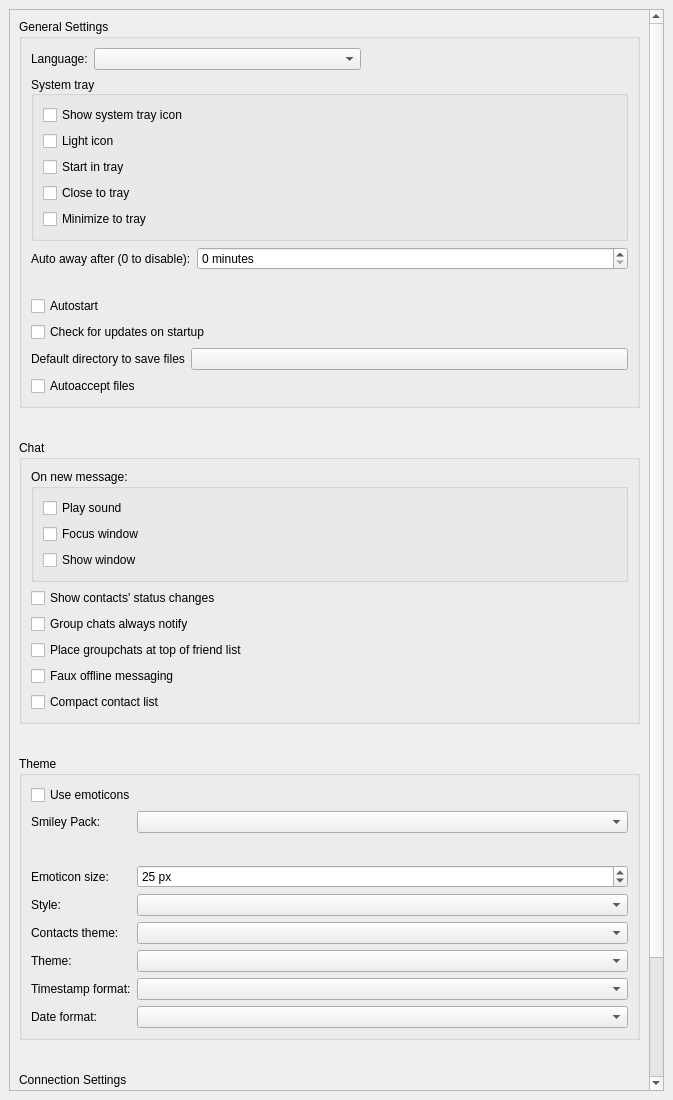
<?xml version="1.0" encoding="UTF-8"?>
<ui version="4.0">
 <class>GeneralSettings</class>
 <widget class="QWidget" name="GeneralSettings">
  <property name="geometry">
   <rect>
    <x>0</x>
    <y>0</y>
    <width>673</width>
    <height>1100</height>
   </rect>
  </property>
  <property name="windowTitle">
   <string notr="true">Form</string>
  </property>
  <layout class="QVBoxLayout" name="verticalLayout_2">
   <property name="leftMargin">
    <number>9</number>
   </property>
   <property name="topMargin">
    <number>9</number>
   </property>
   <property name="rightMargin">
    <number>9</number>
   </property>
   <property name="bottomMargin">
    <number>9</number>
   </property>
   <item>
    <widget class="VerticalOnlyScroller" name="scrollArea">
     <property name="widgetResizable">
      <bool>true</bool>
     </property>
     <property name="alignment">
      <set>Qt::AlignLeading|Qt::AlignLeft|Qt::AlignTop</set>
     </property>
     <widget class="QWidget" name="scrollAreaWidgetContents">
      <property name="geometry">
       <rect>
        <x>0</x>
        <y>-282</y>
        <width>639</width>
        <height>1362</height>
       </rect>
      </property>
      <layout class="QVBoxLayout" name="verticalLayout_4" stretch="0,0,0,1">
       <property name="spacing">
        <number>32</number>
       </property>
       <property name="topMargin">
        <number>9</number>
       </property>
       <item alignment="Qt::AlignTop">
        <widget class="QGroupBox" name="generalGroup">
         <property name="title">
          <string>General Settings</string>
         </property>
         <layout class="QVBoxLayout" name="verticalLayout_3">
          <item>
           <layout class="QHBoxLayout" name="generalLayout">
            <item>
             <widget class="QLabel" name="transLabel">
              <property name="toolTip">
               <string>The translation may not load until qTox restarts.</string>
              </property>
              <property name="text">
               <string>Language:</string>
              </property>
             </widget>
            </item>
            <item>
             <widget class="QComboBox" name="transComboBox">
              <property name="sizePolicy">
               <sizepolicy hsizetype="Expanding" vsizetype="Fixed">
                <horstretch>0</horstretch>
                <verstretch>0</verstretch>
               </sizepolicy>
              </property>
              <property name="toolTip">
               <string>The translation may not load until qTox restarts.</string>
              </property>
             </widget>
            </item>
            <item>
             <spacer name="generalSpacer">
              <property name="orientation">
               <enum>Qt::Horizontal</enum>
              </property>
              <property name="sizeHint" stdset="0">
               <size>
                <width>40</width>
                <height>20</height>
               </size>
              </property>
             </spacer>
            </item>
           </layout>
          </item>
          <item>
           <widget class="QGroupBox" name="trayGroup">
            <property name="title">
             <string>System tray</string>
            </property>
            <property name="alignment">
             <set>Qt::AlignLeading|Qt::AlignLeft|Qt::AlignVCenter</set>
            </property>
            <layout class="QHBoxLayout" name="horizontalLayout_2">
             <item>
              <layout class="QVBoxLayout" name="trayOptionsLayout">
               <item>
                <widget class="QCheckBox" name="showSystemTray">
                 <property name="mouseTracking">
                  <bool>false</bool>
                 </property>
                 <property name="focusPolicy">
                  <enum>Qt::NoFocus</enum>
                 </property>
                 <property name="autoFillBackground">
                  <bool>false</bool>
                 </property>
                 <property name="text">
                  <string>Show system tray icon</string>
                 </property>
                </widget>
               </item>
               <item>
                <widget class="QCheckBox" name="lightTrayIcon">
                 <property name="toolTip">
                  <string comment="toolTip for light icon setting">Enable light tray icon.</string>
                 </property>
                 <property name="text">
                  <string>Light icon</string>
                 </property>
                </widget>
               </item>
               <item>
                <widget class="QCheckBox" name="startInTray">
                 <property name="sizePolicy">
                  <sizepolicy hsizetype="Fixed" vsizetype="Fixed">
                   <horstretch>0</horstretch>
                   <verstretch>0</verstretch>
                  </sizepolicy>
                 </property>
                 <property name="toolTip">
                  <string comment="toolTip for Start in tray setting">qTox will start minimized in tray.</string>
                 </property>
                 <property name="text">
                  <string>Start in tray</string>
                 </property>
                </widget>
               </item>
               <item>
                <widget class="QCheckBox" name="closeToTray">
                 <property name="sizePolicy">
                  <sizepolicy hsizetype="Fixed" vsizetype="Fixed">
                   <horstretch>0</horstretch>
                   <verstretch>0</verstretch>
                  </sizepolicy>
                 </property>
                 <property name="toolTip">
                  <string comment="toolTip for close to tray setting">After pressing close (X) qTox will minimize to tray,
instead of closing itself.</string>
                 </property>
                 <property name="text">
                  <string>Close to tray</string>
                 </property>
                </widget>
               </item>
               <item>
                <widget class="QCheckBox" name="minimizeToTray">
                 <property name="sizePolicy">
                  <sizepolicy hsizetype="Fixed" vsizetype="Fixed">
                   <horstretch>0</horstretch>
                   <verstretch>0</verstretch>
                  </sizepolicy>
                 </property>
                 <property name="toolTip">
                  <string comment="toolTip for minimize to tray setting">After pressing minimize (_) qTox will minimize itself to tray,
instead of system taskbar.</string>
                 </property>
                 <property name="text">
                  <string>Minimize to tray</string>
                 </property>
                </widget>
               </item>
              </layout>
             </item>
             <item>
              <spacer name="horizontalSpacer">
               <property name="orientation">
                <enum>Qt::Horizontal</enum>
               </property>
               <property name="sizeHint" stdset="0">
                <size>
                 <width>40</width>
                 <height>20</height>
                </size>
               </property>
              </spacer>
             </item>
            </layout>
           </widget>
          </item>
          <item>
           <layout class="QHBoxLayout" name="autoAwayLayout">
            <item>
             <widget class="QLabel" name="autoAwayLabel">
              <property name="toolTip">
               <string>Your status is changed to Away after set period of inactivity.</string>
              </property>
              <property name="layoutDirection">
               <enum>Qt::LeftToRight</enum>
              </property>
              <property name="text">
               <string>Auto away after (0 to disable):</string>
              </property>
             </widget>
            </item>
            <item>
             <widget class="QSpinBox" name="autoAwaySpinBox">
              <property name="sizePolicy">
               <sizepolicy hsizetype="Expanding" vsizetype="Fixed">
                <horstretch>0</horstretch>
                <verstretch>0</verstretch>
               </sizepolicy>
              </property>
              <property name="toolTip">
               <string>Set to 0 to disable</string>
              </property>
              <property name="showGroupSeparator" stdset="0">
               <bool>true</bool>
              </property>
              <property name="suffix">
               <string> minutes</string>
              </property>
              <property name="minimum">
               <number>0</number>
              </property>
              <property name="maximum">
               <number>2147483647</number>
              </property>
             </widget>
            </item>
           </layout>
          </item>
          <item>
           <layout class="QVBoxLayout" name="startupLayout">
            <item>
             <widget class="QLabel" name="label_2">
              <property name="text">
               <string/>
              </property>
             </widget>
            </item>
            <item>
             <widget class="QCheckBox" name="cbAutorun">
              <property name="toolTip">
               <string>&lt;html&gt;&lt;head/&gt;&lt;body&gt;&lt;p&gt;Start qTox on operating system startup (current profile).&lt;/p&gt;&lt;/body&gt;&lt;/html&gt;</string>
              </property>
              <property name="text">
               <string>Autostart</string>
              </property>
             </widget>
            </item>
            <item>
             <widget class="QCheckBox" name="checkUpdates">
              <property name="text">
               <string>Check for updates on startup</string>
              </property>
             </widget>
            </item>
           </layout>
          </item>
          <item>
           <layout class="QFormLayout" name="formLayout_2">
            <property name="leftMargin">
             <number>0</number>
            </property>
            <item row="2" column="1">
             <widget class="QPushButton" name="autoSaveFilesDir">
              <property name="sizePolicy">
               <sizepolicy hsizetype="Expanding" vsizetype="Fixed">
                <horstretch>0</horstretch>
                <verstretch>0</verstretch>
               </sizepolicy>
              </property>
              <property name="toolTip">
               <string>Set where files will be saved.</string>
              </property>
             </widget>
            </item>
            <item row="2" column="0">
             <widget class="QLabel" name="label">
              <property name="text">
               <string>Default directory to save files</string>
              </property>
             </widget>
            </item>
            <item row="3" column="0">
             <widget class="QCheckBox" name="autoacceptFiles">
              <property name="toolTip">
               <string comment="autoaccept cb tooltip">You can set this on a per-friend basis by right clicking them.</string>
              </property>
              <property name="text">
               <string>Autoaccept files</string>
              </property>
             </widget>
            </item>
           </layout>
          </item>
         </layout>
        </widget>
       </item>
       <item>
        <widget class="QGroupBox" name="chatGroupBox">
         <property name="title">
          <string>Chat</string>
         </property>
         <layout class="QVBoxLayout" name="verticalLayout_7">
          <item>
           <layout class="QVBoxLayout" name="newMessagesLayout">
            <property name="topMargin">
             <number>0</number>
            </property>
            <item>
             <widget class="QGroupBox" name="newMessages">
              <property name="title">
               <string>On new message:</string>
              </property>
              <layout class="QVBoxLayout" name="verticalLayout_10">
               <item>
                <widget class="QCheckBox" name="notifySound">
                 <property name="toolTip">
                  <string comment="toolTip for Notify sound setting">Play a sound when you recieve message.</string>
                 </property>
                 <property name="text">
                  <string>Play sound</string>
                 </property>
                </widget>
               </item>
               <item>
                <widget class="QCheckBox" name="showInFront">
                 <property name="toolTip">
                  <string comment="toolTip for Focus window setting">Focus qTox when you receive message.</string>
                 </property>
                 <property name="text">
                  <string>Focus window</string>
                 </property>
                </widget>
               </item>
               <item>
                <widget class="QCheckBox" name="showWindow">
                 <property name="toolTip">
                  <string comment="tooltip for Show window setting">Show qTox's window when you receive new message.</string>
                 </property>
                 <property name="text">
                  <string>Show window</string>
                 </property>
                </widget>
               </item>
              </layout>
              <zorder>showWindow</zorder>
              <zorder>showInFront</zorder>
              <zorder>notifySound</zorder>
             </widget>
            </item>
           </layout>
          </item>
          <item>
           <widget class="QCheckBox" name="statusChanges">
            <property name="text">
             <string>Show contacts' status changes</string>
            </property>
           </widget>
          </item>
          <item>
           <widget class="QCheckBox" name="groupAlwaysNotify">
            <property name="toolTip">
             <string comment="toolTip for Group chat always notify">Always notify about new messages in groupchats.</string>
            </property>
            <property name="text">
             <string>Group chats always notify</string>
            </property>
           </widget>
          </item>
          <item>
           <widget class="QCheckBox" name="cbGroupchatPosition">
            <property name="toolTip">
             <string comment="toolTip for groupchat positioning">If checked, groupchats will be placed at the top of the friends list, otherwise, they'll be placed below online friends.</string>
            </property>
            <property name="text">
             <string>Place groupchats at top of friend list</string>
            </property>
           </widget>
          </item>
          <item>
           <widget class="QCheckBox" name="cbFauxOfflineMessaging">
            <property name="toolTip">
             <string comment="toolTip for Faux offline messaging setting">Messages you are trying to send to your friends when they are not online
will be sent to them when they appear online to you.</string>
            </property>
            <property name="text">
             <string>Faux offline messaging</string>
            </property>
           </widget>
          </item>
          <item>
           <widget class="QCheckBox" name="cbCompactLayout">
            <property name="toolTip">
             <string comment="toolTip for compact layout setting">Your contact list will be shown in compact mode.</string>
            </property>
            <property name="text">
             <string>Compact contact list</string>
            </property>
           </widget>
          </item>
         </layout>
        </widget>
       </item>
       <item>
        <widget class="QGroupBox" name="themeGroup">
         <property name="title">
          <string>Theme</string>
         </property>
         <layout class="QVBoxLayout" name="verticalLayout">
          <item>
           <widget class="QCheckBox" name="useEmoticons">
            <property name="text">
             <string>Use emoticons</string>
            </property>
           </widget>
          </item>
          <item>
           <layout class="QFormLayout" name="formLayout">
            <property name="fieldGrowthPolicy">
             <enum>QFormLayout::AllNonFixedFieldsGrow</enum>
            </property>
            <property name="topMargin">
             <number>0</number>
            </property>
            <property name="bottomMargin">
             <number>0</number>
            </property>
            <item row="0" column="0">
             <widget class="QLabel" name="smileyPackLabel">
              <property name="text">
               <string extracomment="Text on smiley pack label">Smiley Pack:</string>
              </property>
             </widget>
            </item>
            <item row="0" column="1">
             <widget class="QComboBox" name="smileyPackBrowser">
              <property name="sizePolicy">
               <sizepolicy hsizetype="Expanding" vsizetype="Fixed">
                <horstretch>0</horstretch>
                <verstretch>0</verstretch>
               </sizepolicy>
              </property>
             </widget>
            </item>
            <item row="1" column="0">
             <spacer name="horizontalSpacer_2">
              <property name="orientation">
               <enum>Qt::Horizontal</enum>
              </property>
              <property name="sizeHint" stdset="0">
               <size>
                <width>80</width>
                <height>20</height>
               </size>
              </property>
             </spacer>
            </item>
            <item row="1" column="1">
             <layout class="QHBoxLayout" name="horizontalLayout" stretch="0,0,0,0,0">
              <property name="sizeConstraint">
               <enum>QLayout::SetDefaultConstraint</enum>
              </property>
              <item alignment="Qt::AlignTop">
               <widget class="QLabel" name="smile1">
                <property name="toolTip">
                 <string notr="true">:)</string>
                </property>
                <property name="text">
                 <string/>
                </property>
                <property name="alignment">
                 <set>Qt::AlignCenter</set>
                </property>
               </widget>
              </item>
              <item alignment="Qt::AlignTop">
               <widget class="QLabel" name="smile2">
                <property name="toolTip">
                 <string notr="true">;)</string>
                </property>
                <property name="text">
                 <string/>
                </property>
                <property name="alignment">
                 <set>Qt::AlignCenter</set>
                </property>
               </widget>
              </item>
              <item alignment="Qt::AlignTop">
               <widget class="QLabel" name="smile3">
                <property name="toolTip">
                 <string notr="true">:p</string>
                </property>
                <property name="text">
                 <string/>
                </property>
                <property name="alignment">
                 <set>Qt::AlignCenter</set>
                </property>
               </widget>
              </item>
              <item alignment="Qt::AlignTop">
               <widget class="QLabel" name="smile4">
                <property name="toolTip">
                 <string notr="true">:O</string>
                </property>
                <property name="text">
                 <string/>
                </property>
                <property name="alignment">
                 <set>Qt::AlignCenter</set>
                </property>
               </widget>
              </item>
              <item alignment="Qt::AlignTop">
               <widget class="QLabel" name="smile5">
                <property name="toolTip">
                 <string notr="true">:'(</string>
                </property>
                <property name="text">
                 <string/>
                </property>
                <property name="alignment">
                 <set>Qt::AlignCenter</set>
                </property>
               </widget>
              </item>
             </layout>
            </item>
            <item row="2" column="0">
             <widget class="QLabel" name="emoticonSizeLabel">
              <property name="text">
               <string>Emoticon size:</string>
              </property>
             </widget>
            </item>
            <item row="2" column="1">
             <widget class="QSpinBox" name="emoticonSize">
              <property name="sizePolicy">
               <sizepolicy hsizetype="Expanding" vsizetype="Fixed">
                <horstretch>0</horstretch>
                <verstretch>0</verstretch>
               </sizepolicy>
              </property>
              <property name="specialValueText">
               <string/>
              </property>
              <property name="suffix">
               <string> px</string>
              </property>
              <property name="minimum">
               <number>1</number>
              </property>
              <property name="maximum">
               <number>2147483647</number>
              </property>
              <property name="value">
               <number>25</number>
              </property>
             </widget>
            </item>
            <item row="3" column="0">
             <widget class="QLabel" name="styleLabel">
              <property name="text">
               <string>Style:</string>
              </property>
             </widget>
            </item>
            <item row="3" column="1">
             <widget class="QComboBox" name="styleBrowser">
              <property name="sizePolicy">
               <sizepolicy hsizetype="Expanding" vsizetype="Fixed">
                <horstretch>0</horstretch>
                <verstretch>0</verstretch>
               </sizepolicy>
              </property>
             </widget>
            </item>
            <item row="4" column="0">
             <widget class="QLabel" name="themeColorLabel">
              <property name="text">
               <string>Contacts theme:</string>
              </property>
             </widget>
            </item>
            <item row="4" column="1">
             <widget class="QComboBox" name="styleColorCBox">
              <property name="sizePolicy">
               <sizepolicy hsizetype="Expanding" vsizetype="Fixed">
                <horstretch>0</horstretch>
                <verstretch>0</verstretch>
               </sizepolicy>
              </property>
             </widget>
            </item>
            <item row="5" column="0">
             <widget class="QLabel" name="themeLabel">
              <property name="text">
               <string>Theme:</string>
              </property>
             </widget>
            </item>
            <item row="5" column="1">
             <widget class="QComboBox" name="themeComboBox"/>
            </item>
            <item row="6" column="0">
             <widget class="QLabel" name="timestampLabel">
              <property name="text">
               <string>Timestamp format:</string>
              </property>
             </widget>
            </item>
            <item row="6" column="1">
             <widget class="QComboBox" name="timestamp">
              <property name="sizePolicy">
               <sizepolicy hsizetype="Expanding" vsizetype="Fixed">
                <horstretch>0</horstretch>
                <verstretch>0</verstretch>
               </sizepolicy>
              </property>
             </widget>
            </item>
            <item row="7" column="0">
             <widget class="QLabel" name="dateformatLabel">
              <property name="text">
               <string>Date format:</string>
              </property>
             </widget>
            </item>
            <item row="7" column="1">
             <widget class="QComboBox" name="dateFormats"/>
            </item>
           </layout>
          </item>
         </layout>
        </widget>
       </item>
       <item>
        <widget class="QGroupBox" name="connectionGroup">
         <property name="title">
          <string>Connection Settings</string>
         </property>
         <property name="alignment">
          <set>Qt::AlignLeading|Qt::AlignLeft|Qt::AlignTop</set>
         </property>
         <layout class="QVBoxLayout" name="verticalLayoutProxy">
          <property name="topMargin">
           <number>9</number>
          </property>
          <item>
           <layout class="QHBoxLayout" name="coreProtocolLayout">
            <item>
             <widget class="QCheckBox" name="cbEnableUDP">
              <property name="toolTip">
               <string extracomment="force tcp checkbox tooltip">Disabling this allows, e.g., toxing over Tor. It adds load to the Tox network however, so uncheck only when necessary.</string>
              </property>
              <property name="text">
               <string extracomment="Text on checkbox to disable UDP">Enable UDP (recommended)</string>
              </property>
             </widget>
            </item>
            <item>
             <widget class="QCheckBox" name="cbEnableIPv6">
              <property name="text">
               <string extracomment="Text on a checkbox to enable IPv6">Enable IPv6 (recommended)</string>
              </property>
             </widget>
            </item>
            <item>
             <spacer name="protocolSpacer">
              <property name="orientation">
               <enum>Qt::Horizontal</enum>
              </property>
              <property name="sizeHint" stdset="0">
               <size>
                <width>40</width>
                <height>20</height>
               </size>
              </property>
             </spacer>
            </item>
           </layout>
          </item>
          <item>
           <layout class="QGridLayout" name="proxyLayout">
            <item row="2" column="3">
             <widget class="QSpinBox" name="proxyPort">
              <property name="minimum">
               <number>0</number>
              </property>
              <property name="maximum">
               <number>65535</number>
              </property>
             </widget>
            </item>
            <item row="1" column="0">
             <widget class="QLabel" name="proxyTypeLabel">
              <property name="text">
               <string>Proxy type:</string>
              </property>
             </widget>
            </item>
            <item row="2" column="0">
             <widget class="QLabel" name="proxyAddrLabel">
              <property name="text">
               <string extracomment="Text on proxy addr label">Address:</string>
              </property>
             </widget>
            </item>
            <item row="2" column="1">
             <widget class="QLineEdit" name="proxyAddr"/>
            </item>
            <item row="2" column="2">
             <widget class="QLabel" name="proxyPortLabel">
              <property name="text">
               <string extracomment="Text on proxy port label">Port</string>
              </property>
             </widget>
            </item>
            <item row="1" column="1" colspan="3">
             <widget class="QComboBox" name="proxyType">
              <property name="sizePolicy">
               <sizepolicy hsizetype="Expanding" vsizetype="Fixed">
                <horstretch>0</horstretch>
                <verstretch>0</verstretch>
               </sizepolicy>
              </property>
              <item>
               <property name="text">
                <string>None</string>
               </property>
              </item>
              <item>
               <property name="text">
                <string>SOCKS5</string>
               </property>
              </item>
              <item>
               <property name="text">
                <string>HTTP</string>
               </property>
              </item>
             </widget>
            </item>
           </layout>
          </item>
          <item>
           <layout class="QHBoxLayout" name="horizontalLayout_4">
            <item>
             <spacer name="horizontalSpacer_4">
              <property name="orientation">
               <enum>Qt::Horizontal</enum>
              </property>
              <property name="sizeHint" stdset="0">
               <size>
                <width>40</width>
                <height>20</height>
               </size>
              </property>
             </spacer>
            </item>
            <item>
             <widget class="QPushButton" name="reconnectButton">
              <property name="text">
               <string comment="reconnect button">Reconnect</string>
              </property>
             </widget>
            </item>
           </layout>
          </item>
         </layout>
        </widget>
       </item>
      </layout>
     </widget>
    </widget>
   </item>
  </layout>
 </widget>
 <customwidgets>
  <customwidget>
   <class>VerticalOnlyScroller</class>
   <extends>QScrollArea</extends>
   <header>src/widget/form/settings/verticalonlyscroller.h</header>
   <container>1</container>
  </customwidget>
 </customwidgets>
 <tabstops>
  <tabstop>scrollArea</tabstop>
  <tabstop>transComboBox</tabstop>
  <tabstop>groupAlwaysNotify</tabstop>
  <tabstop>statusChanges</tabstop>
  <tabstop>useEmoticons</tabstop>
  <tabstop>smileyPackBrowser</tabstop>
  <tabstop>emoticonSize</tabstop>
  <tabstop>styleBrowser</tabstop>
  <tabstop>styleColorCBox</tabstop>
  <tabstop>timestamp</tabstop>
  <tabstop>cbEnableUDP</tabstop>
  <tabstop>cbEnableIPv6</tabstop>
  <tabstop>proxyType</tabstop>
  <tabstop>proxyAddr</tabstop>
  <tabstop>proxyPort</tabstop>
 </tabstops>
 <resources/>
 <connections>
  <connection>
   <sender>showWindow</sender>
   <signal>toggled(bool)</signal>
   <receiver>showInFront</receiver>
   <slot>setEnabled(bool)</slot>
   <hints>
    <hint type="sourcelabel">
     <x>329</x>
     <y>349</y>
    </hint>
    <hint type="destinationlabel">
     <x>451</x>
     <y>349</y>
    </hint>
   </hints>
  </connection>
  <connection>
   <sender>showSystemTray</sender>
   <signal>toggled(bool)</signal>
   <receiver>closeToTray</receiver>
   <slot>setEnabled(bool)</slot>
   <hints>
    <hint type="sourcelabel">
     <x>205</x>
     <y>146</y>
    </hint>
    <hint type="destinationlabel">
     <x>224</x>
     <y>178</y>
    </hint>
   </hints>
  </connection>
  <connection>
   <sender>showSystemTray</sender>
   <signal>toggled(bool)</signal>
   <receiver>minimizeToTray</receiver>
   <slot>setEnabled(bool)</slot>
   <hints>
    <hint type="sourcelabel">
     <x>180</x>
     <y>144</y>
    </hint>
    <hint type="destinationlabel">
     <x>359</x>
     <y>178</y>
    </hint>
   </hints>
  </connection>
  <connection>
   <sender>showSystemTray</sender>
   <signal>toggled(bool)</signal>
   <receiver>startInTray</receiver>
   <slot>setEnabled(bool)</slot>
   <hints>
    <hint type="sourcelabel">
     <x>105</x>
     <y>144</y>
    </hint>
    <hint type="destinationlabel">
     <x>119</x>
     <y>177</y>
    </hint>
   </hints>
  </connection>
 </connections>
</ui>
